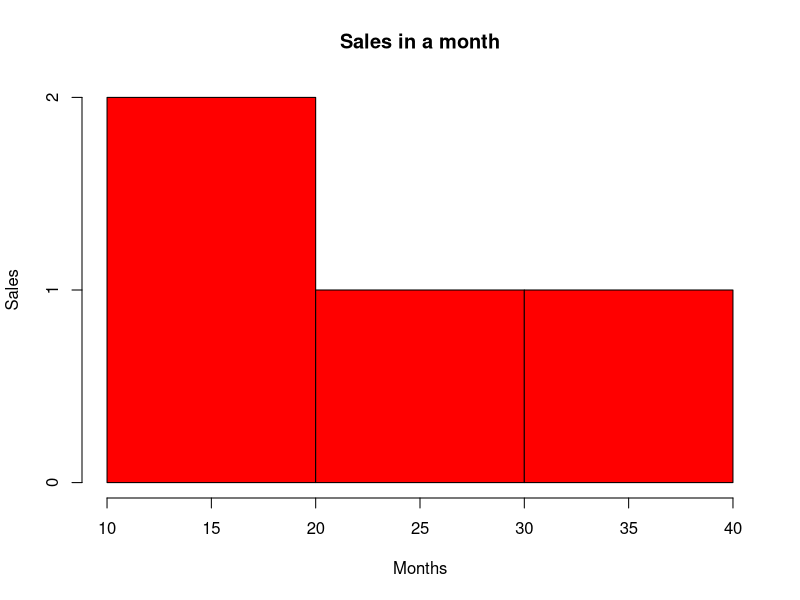

Recreate this plot in R.
sales <- c(10, 10, 30, 40)
hist(sales,
     main = "Sales in a month",
     xlab = "Months",
     ylab = "Sales",
     names.arg = c("jan", "feb", "mar", "apr"),
     col = "red")
